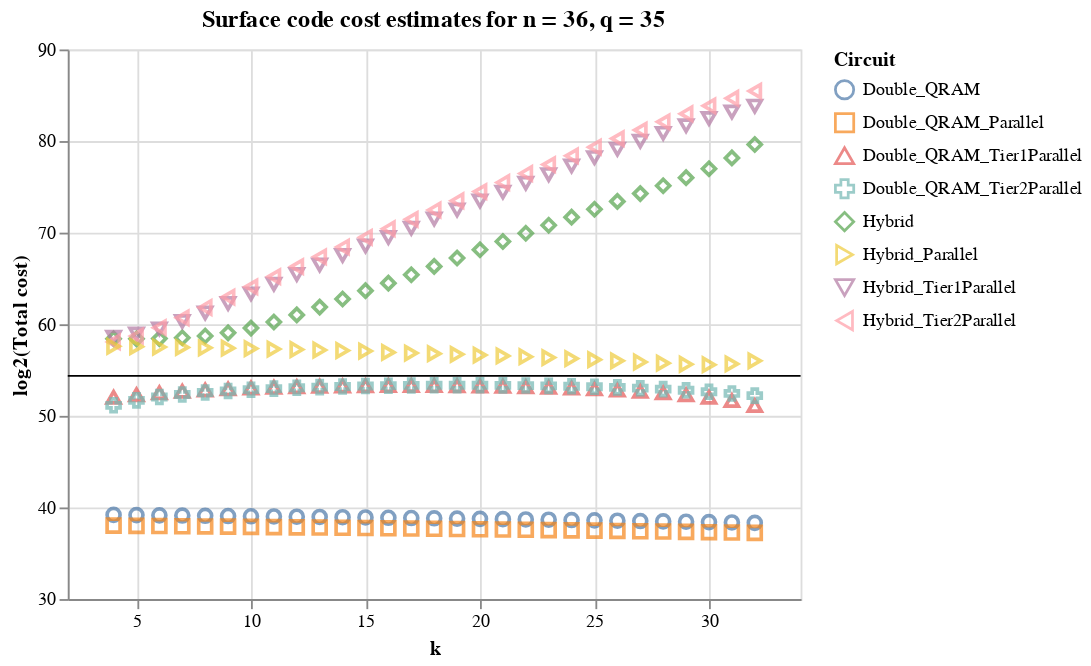

This figure's notebook cell:
### Markdown cell above
## Double qRAM circuit

This notebook investigates a special case of the address structure where addresses containing 1s are Cartesian products of two smaller spaces. For example, for two spaces {01,10} x {011,110,111}, 01011 is valid, 01110, 01111, 10011, etc. This effectively allows us to check the validity of the two components separately, using smaller mixed-polarity gates, and then check if both cases were successful using a Toffoli.

*If* we were to find an address space with this structure, we could see quite an improvement in resource counts. However this space is very artificial and it is questionable whether or not we could make use of it in practice; the takeaway is that, if there is special structure, we can probably leverage it.

**Note**: while these circuits were not included in the paper, they were included in my thesis. See [thesis] for circuit diagrams and descriptions of relevant parameters.

### Code cell
# Surface code cost comparison for *all* circuits (basic, hybrid, double)
bb = df[df['name'] == 'BucketBrigadeParallel']
bb = bb[bb['n'] == 36]

hybrid = df[[df['name'][i][0:6] == "Hybrid" for i in range(df.shape[0])]]
hybrid = hybrid[hybrid['k'] > 0]
hybrid = hybrid[np.logical_and(hybrid['n'] == 36, hybrid['q'] == 35)]

double = df[[df['name'][i][0:6] == "Double" for i in range(df.shape[0])]]
double = double[np.logical_and(double['n'] == 36, np.logical_and(double['q'] == 35, double['b1'] == 17))]
                 
title = "Surface code cost estimates for n = 36, q = 35"

points = Chart(hybrid, title=title).mark_point(size=50).encode(
                              x=X('k',
                                  scale=Scale(domain=[2,34]),
                                  axis=Axis(title="k",tickCount=6)),
                              y=Y('total_cost',
                                  scale=Scale(domain=[30,90]),
                                  axis=Axis(title="log2(Total cost)")), shape='name',
                              color=Color('name', legend=Legend(title="Circuit")))
points_d = Chart(double, title=title).mark_point(size=50).encode(
                              x=X('k',
                                  scale=Scale(domain=[2,34]),
                                  axis=Axis(title="k",tickCount=6)),
                              y=Y('total_cost',
                                  scale=Scale(domain=[30,90]),
                                  axis=Axis(title="log2(Total cost)")), shape='name',
                              color=Color('name', legend=Legend(title="Circuit")))

rules_bb = Chart(bb).mark_rule().encode(y='total_cost')

points + points_d + rules_bb
